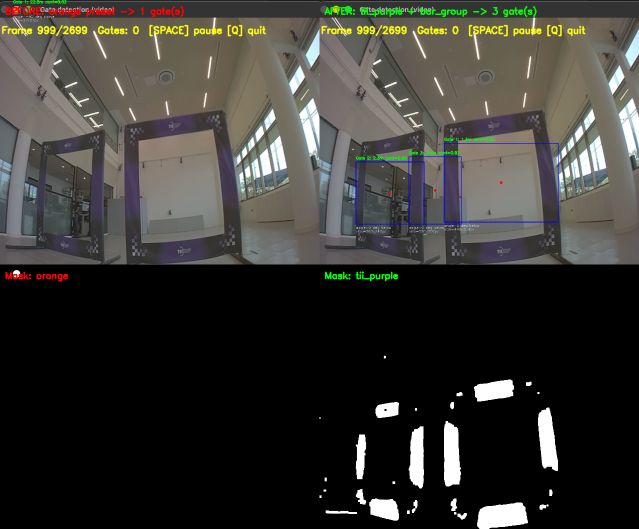
#> input picture gate_detection/claude_debugging/comparison_frame999.png, 1278 x 1058 px (shown at 1/2 size)
$ python -i gate_detector_v3.py   (imports and definitions only)
#> lines starting #> are read from the running program, lines starting #| are printed output that depends on the picture; after the words box and inside, x2 and y2 are one past the last pixel; in counts of white or black regions, pixels touching at a corner belong together
#> further down, picture is the input picture: shape (1058, 1278, 3); mean B, G, R 51.3, 55.5, 56.7
"""
Gate Detection Module for AI Grand Prix — v3 (Color-Agnostic)
=============================================================
Detects racing gates **without requiring a color preset**.

Three parallel strategies, all fused and deduplicated:

A) **Dynamic color clustering** — estimates the background colour,
   finds foreground pixels via Otsu thresholding on colour-distance,
   clusters them with K-means, then runs bar-grouping per cluster.

B) **Edge-based rectangle detection** — bilateral filter → Canny →
   polygon approximation → filter for rectangular openings whose
   border colour is distinct from the estimated background.

C) **(Optional) Preset HSV mode** — the original colour-preset
   pipeline, kept for environments where gate colour is known.

Outputs the same GateDetection dataclass as v2 for ML compatibility.
"""

import cv2
import numpy as np
from dataclasses import dataclass
from typing import Optional, List, Tuple, Dict, Any


# ---------------------------------------------------------------------------
# Data classes
# ---------------------------------------------------------------------------

@dataclass
class GateDetection:
    """Detected gate with rich features for downstream ML."""

    center_x: int
    center_y: int
    bbox: Tuple[int, int, int, int]
    corners: np.ndarray
    area: int

    estimated_distance: float
    apparent_width_px: float = 0.0
    apparent_height_px: float = 0.0

    rotation_deg: float = 0.0
    aspect_ratio: float = 1.0
    rectangularity: float = 1.0

    normalized_center_x: float = 0.0
    normalized_center_y: float = 0.0
    is_above_center: bool = False
    is_below_center: bool = False
    is_left_of_center: bool = False
    is_right_of_center: bool = False

    confidence: float = 0.0
    detection_method: str = "unknown"
    detected_color_hsv: Optional[Tuple[int, int, int]] = None

    # [25 lines left out: function to_ml_features, not called in this run]


# ---------------------------------------------------------------------------
# HSV presets (optional — only used when caller explicitly sets one)
# ---------------------------------------------------------------------------

HSV_PRESETS: Dict[str, List[Tuple[np.ndarray, np.ndarray]]] = {
    "red": [
        (np.array([0, 100, 100]), np.array([10, 255, 255])),
        (np.array([170, 100, 100]), np.array([180, 255, 255])),
    ],
    "blue":       [(np.array([100, 100, 100]), np.array([130, 255, 255]))],
    "orange":     [(np.array([10, 100, 100]), np.array([25, 255, 255]))],
    "green":      [(np.array([40, 100, 100]), np.array([80, 255, 255]))],
    "yellow":     [(np.array([20, 100, 100]), np.array([40, 255, 255]))],
    "purple":     [(np.array([130, 100, 100]), np.array([160, 255, 255]))],
    "tii_purple": [(np.array([110, 20, 40]), np.array([150, 130, 135]))],
}


# ---------------------------------------------------------------------------
# Detector
# ---------------------------------------------------------------------------

class GateDetector:
    """
    Color-agnostic racing-gate detector.

    Default mode (``color_preset=None``) runs dynamic colour clustering +
    edge-based rectangle detection — **no prior knowledge of gate colour
    is needed**.

    If you *do* know the gate colour, pass ``color_preset="red"`` (etc.)
    to additionally run the classic HSV-threshold pipeline, which can be
    faster and more precise when the colour is known.
    """

    GATE_WIDTH_METERS = 1.0
    GATE_HEIGHT_METERS = 1.0

    def __init__(
        self,
        # --- Colour preset (optional) ---
        color_preset: Optional[str] = None,
        # --- Camera / image params ---
        camera_fov_horizontal: float = 90.0,
        image_width: int = 640,
        image_height: int = 480,
        # --- Strategy toggles ---
        enable_dynamic_clustering: bool = True,
        enable_edge_rects: bool = True,
        enable_preset_mode: bool = False,      # auto-enabled if preset given
        # --- Tuning ---
        n_clusters: int = 4,
        min_bar_area: int = 800,
        bar_min_height_ratio: float = 2.0,
        morph_kernel_size: int = 7,
        min_confidence: float = 0.12,
        edge_min_area: int = 5000,
        # --- Classic-mode params ---
        min_area: int = 500,
        max_area: int = 500_000,
        max_aspect_ratio: float = 3.0,
        max_aspect_ratio_partial: float = 4.5,
    ):
        self.camera_fov = camera_fov_horizontal
        self.image_width = image_width
        self.image_height = image_height

        self.enable_dynamic = enable_dynamic_clustering
        self.enable_edge = enable_edge_rects
        self.n_clusters = n_clusters
        self.min_bar_area = min_bar_area
        self.bar_min_hr = bar_min_height_ratio
        self.morph_k = morph_kernel_size
        self.min_conf = min_confidence
        self.edge_min_area = edge_min_area

        # Classic (preset) mode
        self.min_area = min_area
        self.max_area = max_area
        self.max_ar = max_aspect_ratio
        self.max_ar_partial = max_aspect_ratio_partial

        self.hsv_ranges: Optional[List[Tuple[np.ndarray, np.ndarray]]] = None
        self.enable_preset = enable_preset_mode

        if color_preset is not None:
            if color_preset in HSV_PRESETS:
                self.hsv_ranges = HSV_PRESETS[color_preset]
            else:
                print(f"Warning: unknown preset '{color_preset}', ignoring")
            self.enable_preset = True

    # ------------------------------------------------------------------
    # Public helpers
    # ------------------------------------------------------------------
    def set_custom_thresholds(self, lower: np.ndarray, upper: np.ndarray):
        self.hsv_ranges = [(lower, upper)]
        self.enable_preset = True

    # [5 lines left out: function add_hsv_range, not called in this run]

    # ------------------------------------------------------------------
    # Main entry
    # ------------------------------------------------------------------
    def detect(self, image: np.ndarray) -> List[GateDetection]:
        """
        Detect gates in a BGR image. Returns list sorted by confidence.
        """
        hsv = cv2.cvtColor(image, cv2.COLOR_BGR2HSV)
#> hsv: shape (1058, 1278, 3); mean H, S, V 21.9, 19.7, 59.3
        gray = cv2.cvtColor(image, cv2.COLOR_BGR2GRAY)
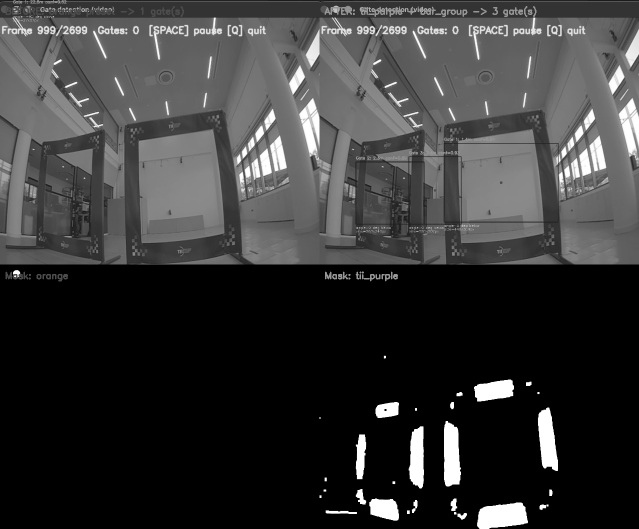
#> gray: shape (1058, 1278) (shown at 1/2 size); min 0, max 255, mean 55.4
        h_img, w_img = image.shape[:2]
#> h_img = 1058; w_img = 1278

        raw: List[Dict] = []

        # Strategy A: dynamic clustering + bar grouping
        if self.enable_dynamic:
            raw.extend(self._strategy_dynamic_clustering(hsv, h_img, w_img))

        # Strategy B: edge-based rectangles
        if self.enable_edge:
            raw.extend(self._strategy_edge_rects(gray, hsv, h_img, w_img))

        # Strategy C: preset HSV (optional)
        if self.enable_preset and self.hsv_ranges is not None:
            raw.extend(self._strategy_preset(hsv, h_img, w_img))

        # Filter, deduplicate, build GateDetection objects
        raw = [r for r in raw if r["confidence"] >= self.min_conf]
        raw.sort(key=lambda r: r["confidence"], reverse=True)
        raw = _deduplicate_dicts(raw, iou_thresh=0.35)

        detections = [self._dict_to_detection(r, w_img, h_img) for r in raw]
        detections.sort(key=lambda d: d.confidence, reverse=True)
        return detections

    # ==================================================================
    # Strategy A: dynamic clustering + bar grouping
    # ==================================================================
    def _strategy_dynamic_clustering(self, hsv, h_img, w_img) -> List[Dict]:
#> called with h_img = 1058, w_img = 1278
        bg_h = float(np.median(hsv[:, :, 0]))
#> bg_h = 0
        bg_s = float(np.median(hsv[:, :, 1]))
#> bg_s = 0
        bg_v = float(np.median(hsv[:, :, 2]))
#> bg_v = 51

        # Colour distance from background
        h_diff = np.minimum(
            np.abs(hsv[:, :, 0].astype(float) - bg_h),
            180 - np.abs(hsv[:, :, 0].astype(float) - bg_h),
        )
        s_diff = np.abs(hsv[:, :, 1].astype(float) - bg_s)
        v_diff = np.abs(hsv[:, :, 2].astype(float) - bg_v)
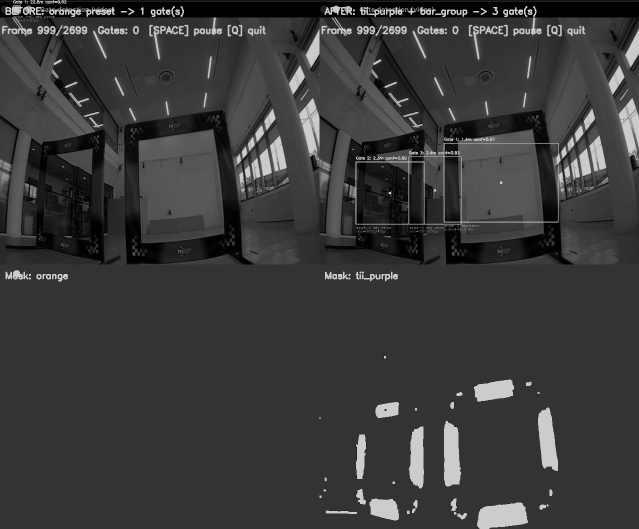
#> v_diff: shape (1058, 1278) float64 (shown at 1/2 size); min 0, max 204, mean 57.6
        cd = 2.0 * h_diff + 0.5 * s_diff + 0.5 * v_diff
        cd_u8 = (cd / max(cd.max(), 1) * 255).astype(np.uint8)

        _, fg = cv2.threshold(cd_u8, 0, 255, cv2.THRESH_BINARY + cv2.THRESH_OTSU)
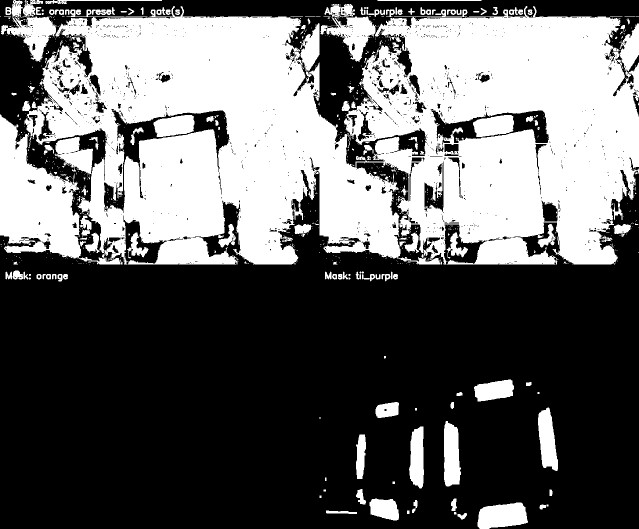
#> fg: shape (1058, 1278) (shown at 1/2 size); 39.1% white; 896 white regions (741 under 20 px), largest, box (x1, y1, x2, y2) and area: (0, 12, 1278, 529) 468716, (2, 33, 113, 124) 4410, (641, 33, 752, 124) 4375
        k = np.ones((self.morph_k, self.morph_k), np.uint8)
        fg = cv2.morphologyEx(fg, cv2.MORPH_CLOSE, k)
#> fg: shape (1058, 1278); 42.6% white; 93 white regions (55 under 20 px), largest, box (x1, y1, x2, y2) and area: (0, 0, 1278, 529) 547979, (955, 1005, 1056, 1058) 4210, (888, 842, 922, 973) 3640
        fg = cv2.morphologyEx(fg, cv2.MORPH_OPEN, np.ones((5, 5), np.uint8))
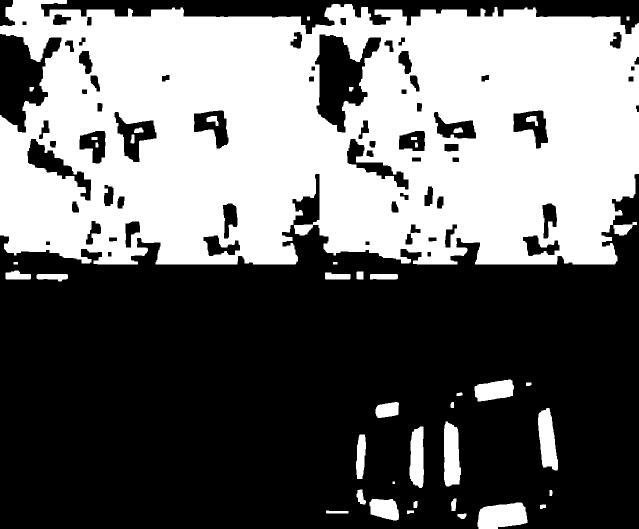
#> fg: shape (1058, 1278) (shown at 1/2 size); 42.3% white; 42 white regions, largest, box (x1, y1, x2, y2) and area: (0, 0, 1278, 529) 543553, (955, 1005, 1055, 1058) 4207, (888, 843, 922, 973) 3636

        fg_px = hsv[fg > 0]
        fg_rc = np.argwhere(fg > 0)
#> fg_rc = 571453 pairs, first value 0 to 1057, second value 0 to 1277
        if len(fg_px) < 500:
            return []

        n_samp = min(len(fg_px), 8000)
#> n_samp = 8000
        idx = np.random.choice(len(fg_px), n_samp, replace=False)
#> idx = 8000 values, max 571447 at index 397, min 23 at index 5305, mean 285652.9
        samples = fg_px[idx].astype(np.float32)
        K = min(self.n_clusters, max(2, len(fg_px) // 500))
#> K = 4
        crit = (cv2.TERM_CRITERIA_EPS + cv2.TERM_CRITERIA_MAX_ITER, 20, 1.0)
        _, _, centers = cv2.kmeans(samples, K, None, crit, 10, cv2.KMEANS_PP_CENTERS)
#> centers = [[23.66, 38.16, 110.2], [31.89, 8.75, 247.3], [48.45, 233.1, 236.5], [114.4, 35.28, 95.77]]

        all_fg = fg_px.astype(np.float32)
        dists = np.stack(
            [np.sqrt(np.sum((all_fg - c) ** 2, axis=1)) for c in centers], axis=1
        )
        labels = np.argmin(dists, axis=1)

        results: List[Dict] = []
        for cid in range(K):
            cidx = np.where(labels == cid)[0]
            if len(cidx) < 200:
                continue
            cmask = np.zeros((h_img, w_img), dtype=np.uint8)
            cmask[fg_rc[cidx, 0], fg_rc[cidx, 1]] = 255
            cmask = cv2.morphologyEx(cmask, cv2.MORPH_CLOSE, k)
            cmask = cv2.morphologyEx(cmask, cv2.MORPH_OPEN, np.ones((5, 5), np.uint8))

            contours, _ = cv2.findContours(cmask, cv2.RETR_EXTERNAL, cv2.CHAIN_APPROX_SIMPLE)
            bars = []
            for c in contours:
                a = cv2.contourArea(c)
                if a < self.min_bar_area:
                    continue
                x, y, w, h = cv2.boundingRect(c)
                if w > 0 and h / w >= self.bar_min_hr:
                    bars.append((x, y, w, h, a))
            bars.sort(key=lambda b: b[0])

            for i in range(len(bars)):
                for j in range(i + 1, len(bars)):
                    g = _try_pair_bars(bars[i], bars[j])
                    if g is not None:
                        g["method"] = "dynamic_cluster"
                        g["color_hsv"] = tuple(int(v) for v in centers[cid])
                        results.append(g)
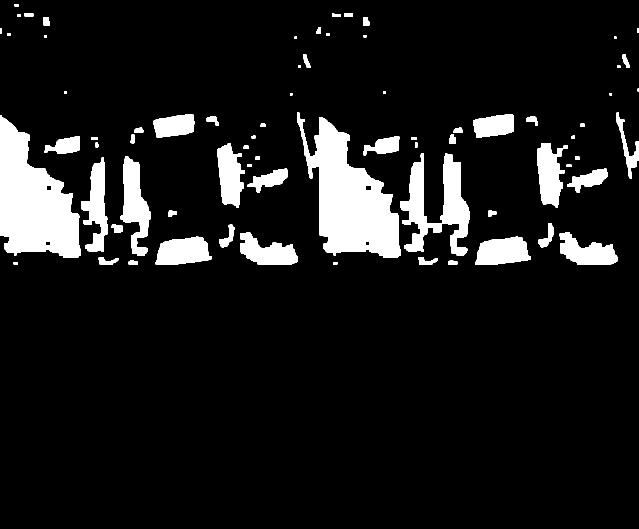
#> cmask: shape (1058, 1278) (shown at 1/2 size); 9.7% white; 75 white regions (1 under 20 px), largest, box (x1, y1, x2, y2) and area: (594, 225, 801, 516) 30047, (0, 230, 162, 516) 28358, (880, 307, 940, 512) 6690
#> after the loop, results = 11 items
        return results

    # ==================================================================
    # Strategy B: edge-based rectangle detection
    # ==================================================================
    def _strategy_edge_rects(self, gray, hsv, h_img, w_img) -> List[Dict]:
#> called with h_img = 1058, w_img = 1278
        bg_h = float(np.median(hsv[:, :, 0]))
#> bg_h = 0
        bg_s = float(np.median(hsv[:, :, 1]))
#> bg_s = 0
        bg_v = float(np.median(hsv[:, :, 2]))
#> bg_v = 51

        smooth = cv2.bilateralFilter(gray, 9, 75, 75)
        canny = cv2.Canny(smooth, 30, 100)
#> canny: shape (1058, 1278); 2.5% white in thin lines or dots
        canny = cv2.dilate(canny, np.ones((5, 5), np.uint8), iterations=2)
#> canny: shape (1058, 1278); 18.1% white; 79 white regions, largest, box (x1, y1, x2, y2) and area: (0, 198, 1278, 534) 75265, (607, 7, 1266, 145) 22992, (0, 0, 627, 137) 18910
        canny = cv2.morphologyEx(canny, cv2.MORPH_CLOSE, np.ones((11, 11), np.uint8))
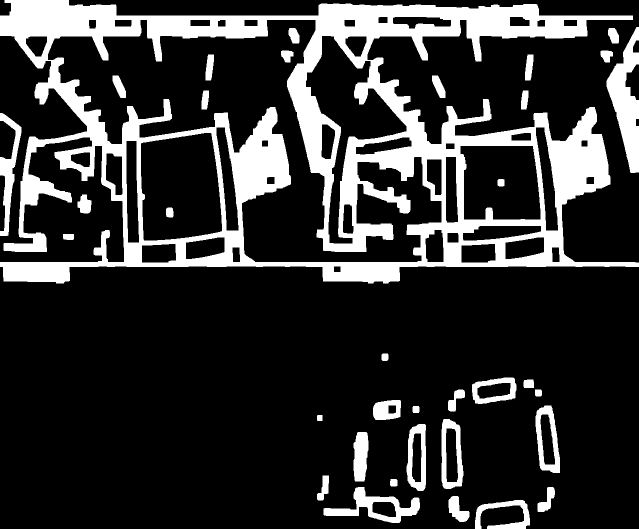
#> canny: shape (1058, 1278) (shown at 1/2 size); 19.9% white; 35 white regions

        contours, _ = cv2.findContours(canny, cv2.RETR_TREE, cv2.CHAIN_APPROX_SIMPLE)
#> contours = 84 contours; largest, box (x1, y1, x2, y2) and area: (0, 0, 1278, 567) 476940, (95, 39, 884, 525) 135734, (281, 265, 445, 482) 30733, (611, 71, 814, 488) 24938, (920, 291, 1082, 440) 21591
        results: List[Dict] = []

        for c in contours:
            area = cv2.contourArea(c)
            if area < self.edge_min_area or area > 0.7 * h_img * w_img:
                continue
            peri = cv2.arcLength(c, True)
            approx = cv2.approxPolyDP(c, 0.03 * peri, True)
            if len(approx) < 4 or len(approx) > 8:
                continue
            x, y, w, h = cv2.boundingRect(c)
            ar = max(w, h) / max(min(w, h), 1)
            if ar > 2.0:
                continue
            rect_fill = area / max(w * h, 1)
            if rect_fill < 0.3:
                continue

            # Sample border colour (20 px thick band along contour)
            bmask = np.zeros((h_img, w_img), dtype=np.uint8)
            cv2.drawContours(bmask, [c], -1, 255, thickness=20)
            bpx = hsv[bmask > 0]
            if len(bpx) < 50:
                continue

            bh = float(np.median(bpx[:, 0]))
            bs = float(np.median(bpx[:, 1]))
            bv = float(np.median(bpx[:, 2]))
            hd = min(abs(bh - bg_h), 180 - abs(bh - bg_h))
            bg_dist = 2 * hd + 0.5 * abs(bs - bg_s) + 0.5 * abs(bv - bg_v)
            if bg_dist < 10:
                continue

            bg_dist_score = min(bg_dist / 50.0, 1.0)
            conf = (
                rect_fill
                * (1.0 / max(ar, 1))
                * min(area / 50000.0, 1.0)
                * bg_dist_score
                * 0.8
            )

            results.append({
                "bbox": (x, y, w, h),
                "center": (x + w // 2, y + h // 2),
                "confidence": conf,
                "method": "edge_rect",
                "color_hsv": (int(bh), int(bs), int(bv)),
            })
#> this loop made 84 passes
#> area on passes 1 to 3: 2399.5, 1170, 794.5
#> (area, peri, x, y, w, h) on pass 4: (5629.5, 581.2, 647, 974, 193, 72)
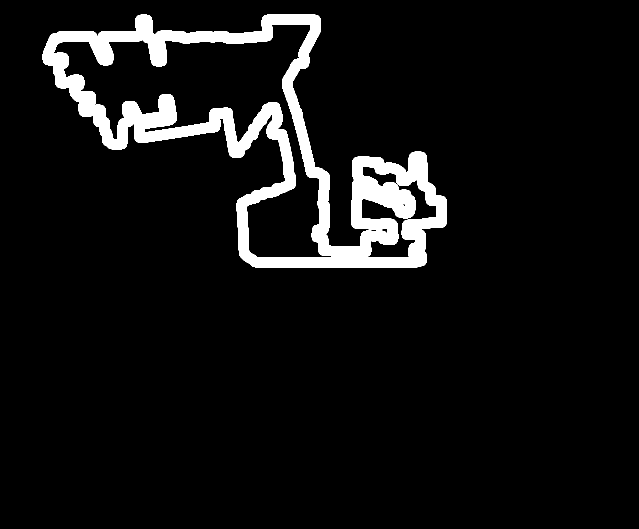
#> bmask: shape (1058, 1278) (shown at 1/2 size); 6.7% white; 1 white region, box (x1, y1, x2, y2) and area: (85, 29, 894, 535) 90392
        return results

    # ==================================================================
    # Strategy C: preset HSV + bar grouping + contour
    # ==================================================================
    # [60 lines left out: function _strategy_preset, not called in this run]

    # ------------------------------------------------------------------
    # Helpers
    # ------------------------------------------------------------------
    def _dict_to_detection(self, d: Dict, img_w: int, img_h: int) -> GateDetection:
        x, y, w, h = d["bbox"]
        cx, cy = d["center"]
        nxn = (2.0 * cx / max(img_w, 1)) - 1.0
        nyn = (2.0 * cy / max(img_h, 1)) - 1.0
        mid_x, mid_y = img_w / 2.0, img_h / 2.0
        aw = float(max(w, h))
        ah = float(min(w, h))
        ar = aw / max(ah, 1)
        dist = self._estimate_distance(aw)

        corners = np.array(
            [[x, y], [x + w, y], [x + w, y + h], [x, y + h]], dtype=np.int32
        )

        return GateDetection(
            center_x=cx,
            center_y=cy,
            bbox=(x, y, w, h),
            corners=corners,
            area=w * h,
            estimated_distance=dist,
            apparent_width_px=aw,
            apparent_height_px=ah,
            rotation_deg=0.0,
            aspect_ratio=ar,
            rectangularity=1.0,
            normalized_center_x=nxn,
            normalized_center_y=nyn,
            is_above_center=cy < mid_y,
            is_below_center=cy > mid_y,
            is_left_of_center=cx < mid_x,
            is_right_of_center=cx > mid_x,
            confidence=d["confidence"],
            detection_method=d["method"],
            detected_color_hsv=d.get("color_hsv"),
        )

    def _estimate_distance(self, apparent_px: float) -> float:
        if apparent_px == 0:
            return float("inf")
        fl = self.image_width / (2 * np.tan(np.radians(self.camera_fov / 2)))
        return (self.GATE_WIDTH_METERS * fl) / apparent_px

    # ------------------------------------------------------------------
    # Visualisation
    # ------------------------------------------------------------------
    # [54 lines left out: function get_debug_visualization, not called in this run]


# ---------------------------------------------------------------------------
# Module-level utilities
# ---------------------------------------------------------------------------

def _try_pair_bars(bar1, bar2) -> Optional[Dict]:
    """Try to pair two vertical bars into a gate opening."""
    x1, y1, w1, h1, a1 = bar1
    x2, y2, w2, h2, a2 = bar2

    hr = min(h1, h2) / max(h1, h2)
    if hr < 0.5:
        return None
    avg_h = (h1 + h2) / 2
    if abs(y1 - y2) > avg_h * 0.4:
        return None
    gap = x2 - (x1 + w1)
    if gap < avg_h * 0.25 or gap > avg_h * 2.5:
        return None

    gx = x1
    gy = min(y1, y2)
    gw = (x2 + w2) - x1
    gh = max(y1 + h1, y2 + h2) - gy
    gar = max(gw, gh) / max(min(gw, gh), 1)
    if gar > 2.5:
        return None

    conf = hr * (1.0 / max(gar, 1)) * min((a1 + a2) / 15000.0, 1.0)
    return {
        "bbox": (gx, gy, gw, gh),
        "center": (gx + gw // 2, gy + gh // 2),
        "confidence": conf,
    }


def _bbox_iou(a, b) -> float:
    ax2, ay2 = a[0] + a[2], a[1] + a[3]
    bx2, by2 = b[0] + b[2], b[1] + b[3]
    ix = max(0, min(ax2, bx2) - max(a[0], b[0]))
    iy = max(0, min(ay2, by2) - max(a[1], b[1]))
    inter = ix * iy
    union = a[2] * a[3] + b[2] * b[3] - inter
    return inter / max(union, 1)


def _deduplicate_dicts(items: List[Dict], iou_thresh=0.35) -> List[Dict]:
#> called with iou_thresh = 0.35
    keep = []
    for r in items:
        if not any(_bbox_iou(r["bbox"], k["bbox"]) > iou_thresh for k in keep):
            keep.append(r)
#> this loop made 14 passes
    return keep


def pixel_to_normalized(x, y, width, height):
    return (2 * x / width) - 1, (2 * y / height) - 1


# [4 lines left out: function get_steering_error, not called in this run]

>>> import cv2
>>> picture = cv2.imread('comparison_frame999.png')
>>> result = GateDetector().detect(picture)
